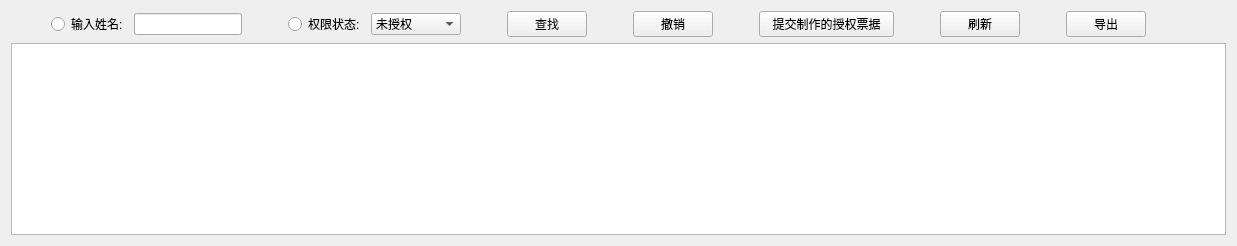
             <widget class="QWidget" name="tab">
              <attribute name="title">
               <string>当前授权票据</string>
              </attribute>
              <layout class="QVBoxLayout" name="verticalLayout_3">
               <item>
                <layout class="QVBoxLayout" name="verticalLayout_2">
                 <item>
                  <layout class="QHBoxLayout" name="horizontalLayout_12">
                   <item>
                    <spacer name="horizontalSpacer_48">
                     <property name="orientation">
                      <enum>Qt::Horizontal</enum>
                     </property>
                     <property name="sizeHint" stdset="0">
                      <size>
                       <width>40</width>
                       <height>20</height>
                      </size>
                     </property>
                    </spacer>
                   </item>
                   <item>
                    <widget class="QRadioButton" name="radioButton_3">
                     <property name="text">
                      <string>输入姓名:</string>
                     </property>
                    </widget>
                   </item>
                   <item>
                    <widget class="QLineEdit" name="lineEdit_9"/>
                   </item>
                   <item>
                    <spacer name="horizontalSpacer_49">
                     <property name="orientation">
                      <enum>Qt::Horizontal</enum>
                     </property>
                     <property name="sizeHint" stdset="0">
                      <size>
                       <width>40</width>
                       <height>20</height>
                      </size>
                     </property>
                    </spacer>
                   </item>
                   <item>
                    <widget class="QRadioButton" name="radioButton_4">
                     <property name="text">
                      <string>权限状态:</string>
                     </property>
                    </widget>
                   </item>
                   <item>
                    <widget class="QComboBox" name="comboBox_3">
                     <item>
                      <property name="text">
                       <string>未授权</string>
                      </property>
                     </item>
                     <item>
                      <property name="text">
                       <string>期间授权</string>
                      </property>
                     </item>
                     <item>
                      <property name="text">
                       <string>永久授权</string>
                      </property>
                     </item>
                     <item>
                      <property name="text">
                       <string>权限过期</string>
                      </property>
                     </item>
                     <item>
                      <property name="text">
                       <string>权限未到</string>
                      </property>
                     </item>
                     <item>
                      <property name="text">
                       <string>列入黑名单</string>
                      </property>
                     </item>
                    </widget>
                   </item>
                   <item>
                    <spacer name="horizontalSpacer_50">
                     <property name="orientation">
                      <enum>Qt::Horizontal</enum>
                     </property>
                     <property name="sizeHint" stdset="0">
                      <size>
                       <width>40</width>
                       <height>20</height>
                      </size>
                     </property>
                    </spacer>
                   </item>
                   <item>
                    <widget class="QPushButton" name="pushButton_13">
                     <property name="minimumSize">
                      <size>
                       <width>75</width>
                       <height>0</height>
                      </size>
                     </property>
                     <property name="text">
                      <string>查找</string>
                     </property>
                     <property name="icon">
                      <iconset>
                       <normaloff>:/image/search.ico</normaloff>:/image/search.ico</iconset>
                     </property>
                    </widget>
                   </item>
                   <item>
                    <spacer name="horizontalSpacer_51">
                     <property name="orientation">
                      <enum>Qt::Horizontal</enum>
                     </property>
                     <property name="sizeHint" stdset="0">
                      <size>
                       <width>40</width>
                       <height>20</height>
                      </size>
                     </property>
                    </spacer>
                   </item>
                   <item>
                    <widget class="QPushButton" name="pushButton_26">
                     <property name="minimumSize">
                      <size>
                       <width>75</width>
                       <height>0</height>
                      </size>
                     </property>
                     <property name="text">
                      <string>撤销</string>
                     </property>
                     <property name="icon">
                      <iconset>
                       <normaloff>:/image/undo.png</normaloff>:/image/undo.png</iconset>
                     </property>
                    </widget>
                   </item>
                   <item>
                    <spacer name="horizontalSpacer_52">
                     <property name="orientation">
                      <enum>Qt::Horizontal</enum>
                     </property>
                     <property name="sizeHint" stdset="0">
                      <size>
                       <width>40</width>
                       <height>20</height>
                      </size>
                     </property>
                    </spacer>
                   </item>
                   <item>
                    <widget class="QPushButton" name="pushButton_8">
                     <property name="minimumSize">
                      <size>
                       <width>135</width>
                       <height>0</height>
                      </size>
                     </property>
                     <property name="text">
                      <string>提交制作的授权票据</string>
                     </property>
                     <property name="icon">
                      <iconset>
                       <normaloff>:/image/confirm.ico</normaloff>:/image/confirm.ico</iconset>
                     </property>
                    </widget>
                   </item>
                   <item>
                    <spacer name="horizontalSpacer_53">
                     <property name="orientation">
                      <enum>Qt::Horizontal</enum>
                     </property>
                     <property name="sizeHint" stdset="0">
                      <size>
                       <width>40</width>
                       <height>20</height>
                      </size>
                     </property>
                    </spacer>
                   </item>
                   <item>
                    <widget class="QPushButton" name="pushButton_4">
                     <property name="minimumSize">
                      <size>
                       <width>75</width>
                       <height>0</height>
                      </size>
                     </property>
                     <property name="text">
                      <string>刷新</string>
                     </property>
                     <property name="icon">
                      <iconset>
                       <normaloff>:/image/gtk-refresh.png</normaloff>:/image/gtk-refresh.png</iconset>
                     </property>
                    </widget>
                   </item>
                   <item>
                    <spacer name="horizontalSpacer_55">
                     <property name="orientation">
                      <enum>Qt::Horizontal</enum>
                     </property>
                     <property name="sizeHint" stdset="0">
                      <size>
                       <width>40</width>
                       <height>20</height>
                      </size>
                     </property>
                    </spacer>
                   </item>
                   <item>
                    <widget class="QPushButton" name="pushButton_65">
                     <property name="minimumSize">
                      <size>
                       <width>75</width>
                       <height>0</height>
                      </size>
                     </property>
                     <property name="text">
                      <string>导出</string>
                     </property>
                     <property name="icon">
                      <iconset>
                       <normaloff>:/image/gtk-save-as.png</normaloff>:/image/gtk-save-as.png</iconset>
                     </property>
                    </widget>
                   </item>
                   <item>
                    <spacer name="horizontalSpacer_56">
                     <property name="orientation">
                      <enum>Qt::Horizontal</enum>
                     </property>
                     <property name="sizeHint" stdset="0">
                      <size>
                       <width>40</width>
                       <height>20</height>
                      </size>
                     </property>
                    </spacer>
                   </item>
                   <item>
                    <spacer name="horizontalSpacer_54">
                     <property name="orientation">
                      <enum>Qt::Horizontal</enum>
                     </property>
                     <property name="sizeHint" stdset="0">
                      <size>
                       <width>40</width>
                       <height>20</height>
                      </size>
                     </property>
                    </spacer>
                   </item>
                  </layout>
                 </item>
                 <item>
                  <widget class="QTableView" name="tableView">
                   <attribute name="horizontalHeaderStretchLastSection">
                    <bool>true</bool>
                   </attribute>
                  </widget>
                 </item>
                </layout>
               </item>
              </layout>
             </widget>
